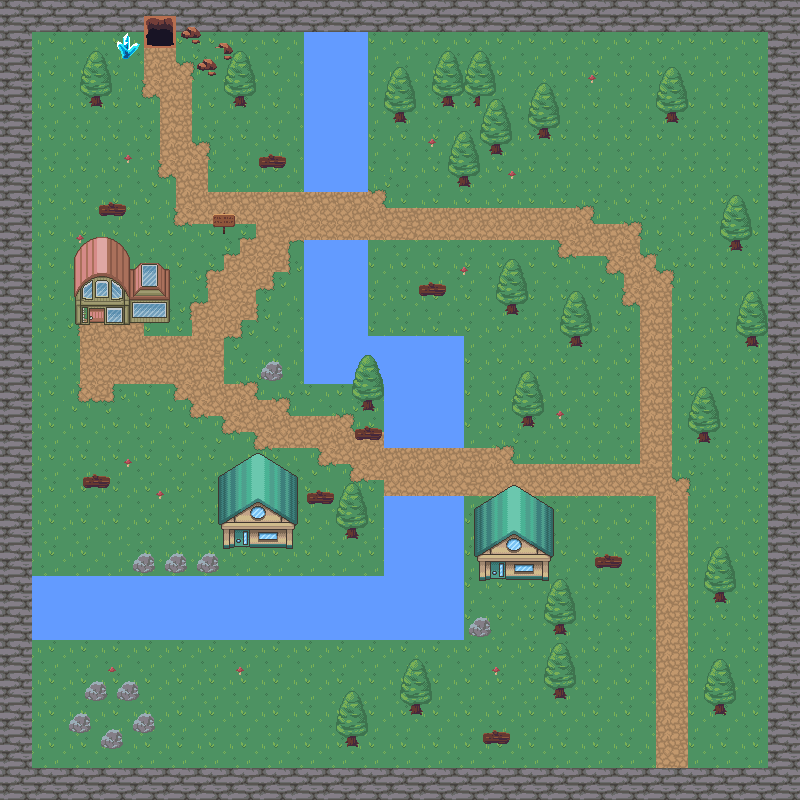

This game map was drawn from its Tiled (.tmx) file and the tilesets committed beside it. A one-line description and the trimmed map source follow:
An orthogonal 50x50 tile map with 16x16 px tiles, 8 tile layers (background, walls, water, path, ...), 3 tilesets and 62 objects (48x collision, player, enter_house, enter_house_exit, exit_house2, ...).

<map version="1.5" tiledversion="1.7.2" orientation="orthogonal" renderorder="right-down" width="50" height="50" tilewidth="16" tileheight="16" infinite="0" nextlayerid="12" nextobjectid="80">
 <tileset firstgid="1" source="nature.tsx" />
 <tileset firstgid="721" source="house.tsx" />
 <tileset firstgid="1496" source="dungeon.tsx" />
 <layer id="4" name="background" width="50" height="50" locked="1">
  <data>[2500 cells, 2500 non-empty, 4 distinct tile ids]</data>
 </layer>
 <layer id="2" name="walls" width="50" height="50" locked="1">
  <data>[2500 cells, 386 non-empty, 5 distinct tile ids]</data>
 </layer>
 <layer id="3" name="water" width="50" height="50" locked="1">
  <data>[2500 cells, 276 non-empty, 2 distinct tile ids]</data>
 </layer>
 <layer id="5" name="path" width="50" height="50">
  <data>[2500 cells, 387 non-empty, 21 distinct tile ids]</data>
 </layer>
 <layer id="7" name="decorations" width="50" height="50">
  <data>[2500 cells, 171 non-empty, 18 distinct tile ids]</data>
 </layer>
 <layer id="8" name="house" width="50" height="50">
  <data>[2500 cells, 80 non-empty, 54 distinct tile ids]</data>
 </layer>
 <layer id="9" name="dungeon" width="50" height="50">
  <data>[2500 cells, 19 non-empty, 12 distinct tile ids]</data>
 </layer>
 <layer id="11" name="top" width="50" height="50">
  <data>[2500 cells, 202 non-empty, 52 distinct tile ids]</data>
 </layer>
 <objectgroup id="6" name="objects">
  <object id="1" name="player" x="274" y="213.333">
   <point />
  </object>
  <object id="5" type="collision" x="0" y="0" width="800" height="32" />
  <object id="6" type="collision" x="766" y="31" width="34" height="769" />
  <object id="7" x="372" y="1068" />
  <object id="8" type="collision" x="1" y="768" width="797" height="31" />
  <object id="9" type="collision" x="1" y="33" width="32" height="733" />
  <object id="10" type="collision" x="304" y="32" width="62.5" height="159.5" />
  <object id="11" type="collision" x="304.5" y="240.5" width="63" height="142.5" />
  <object id="12" type="collision" x="368" y="336.5" width="97" height="46.5" />
  <object id="13" type="collision" x="384.5" y="383" width="79.5" height="64.5" />
  <object id="14" type="collision" x="385" y="497" width="78" height="142" />
  <object id="15" type="collision" x="32.5" y="577" width="353" height="62.5" />
  <object id="19" type="collision" x="89" y="96.6667" width="14.3333" height="11.3333" />
  <object id="20" type="collision" x="234" y="97" width="13.3333" height="10.3333" />
  <object id="21" type="collision" x="393" y="112.333" width="14" height="11" />
  <object id="22" type="collision" x="443" y="97" width="12" height="10.6667" />
  <object id="23" type="collision" x="490" y="144.667" width="12.6667" height="11.3333" />
  <object id="24" type="collision" x="457.667" y="175.667" width="12.6667" height="11.6667" />
  <object id="25" type="collision" x="536.667" y="129.333" width="14" height="9.33333" />
  <object id="26" type="collision" x="664" y="110.333" width="16.6667" height="13.6667" />
  <object id="27" type="collision" x="505.333" y="303.667" width="13.3333" height="12.6667" />
  <object id="28" type="collision" x="571" y="336.667" width="12" height="10.3333" />
  <object id="29" type="collision" x="523.333" y="417" width="11" height="10" />
  <object id="30" type="collision" x="361.667" y="400.333" width="13.6667" height="11" />
  <object id="31" type="collision" x="731" y="241.667" width="11.3333" height="8.66667" />
  <object id="32" type="collision" x="747.667" y="337.333" width="11" height="10.3333" />
  <object id="33" type="collision" x="697.333" y="433" width="13" height="9.66667" />
  <object id="34" type="collision" x="345.667" y="530" width="11.6667" height="8.66667" />
  <object id="35" type="collision" x="345" y="735.667" width="13" height="11.3333" />
  <object id="36" type="collision" x="411.333" y="703.667" width="10.3333" height="11.6667" />
  <object id="37" type="collision" x="556" y="625.333" width="9.66667" height="10" />
  <object id="38" type="collision" x="555.333" y="689" width="10" height="10" />
  <object id="39" type="collision" x="714.667" y="705" width="12" height="11" />
  <object id="40" type="collision" x="714.333" y="592.667" width="11.3333" height="9.66667" />
  <object id="42" type="collision" x="419.333" y="283.667" width="28" height="12.3333" />
  <object id="43" type="collision" x="258.667" y="156.667" width="26.6667" height="11.3333" />
  <object id="44" type="collision" x="213.333" y="212.667" width="21.6667" height="21" />
  <object id="45" type="collision" x="100" y="201.333" width="25.6667" height="15" />
  <object id="46" type="collision" x="260" y="361.333" width="23.6667" height="20" />
  <object id="47" type="collision" x="82" y="474.333" width="29" height="14.6667" />
  <object id="48" type="collision" x="132" y="553.333" width="24" height="20.6667" />
  <object id="49" type="collision" x="166" y="553.667" width="21.3333" height="20" />
  <object id="50" type="collision" x="196.333" y="554.333" width="23.6667" height="19.3333" />
  <object id="51" type="collision" x="354.667" y="428" width="28.6667" height="12.6667" />
  <object id="52" type="collision" x="307" y="490" width="27.6667" height="15.3333" />
  <object id="53" type="collision" x="470.333" y="617" width="22" height="20" />
  <object id="54" type="collision" x="594.333" y="555.667" width="27" height="14.3333" />
  <object id="55" type="collision" x="73.3333" y="288.333" width="95.3333" height="36.6667" />
  <object id="56" type="collision" x="220" y="506" width="73.6667" height="43" />
  <object id="57" type="collision" x="477.333" y="538" width="72" height="43.3333" />
  <object id="59" name="enter_house" x="88.3333" y="305.5" width="17.3333" height="23.0417" />
  <object id="60" name="enter_house_exit" x="96.8482" y="360.791">
   <point />
  </object>
  <object id="61" name="exit_house2" x="519" y="610">
   <point />
  </object>
  <object id="63" name="enter_house2" x="489.5" y="561.5" width="16.625" height="26.25" />
  <object id="65" name="enter_dungeon" x="141.333" y="12.6667" width="36" height="37.3333" />
  <object id="66" name="dungeon_exit_spawn" x="170" y="89.3333">
   <point />
  </object>
 </objectgroup>
 <objectgroup id="10" name="NPCPath">
  <object id="69" name="paul_path2" x="207.958" y="400.208" width="16" height="16" />
  <object id="70" name="paul_path3" x="111.75" y="399.542" width="16" height="16" />
  <object id="71" name="paul_path4" x="112.167" y="336.333" width="16" height="16" />
  <object id="75" name="paul_path1" x="207.5" y="336.25" width="16.25" height="15.75" />
  <object id="77" name="robin_path1" x="288.25" y="240.125" width="15.625" height="15.75" />
  <object id="78" name="robin_path2" x="288" y="112.375" width="15.625" height="15.25" />
 </objectgroup>
</map>
